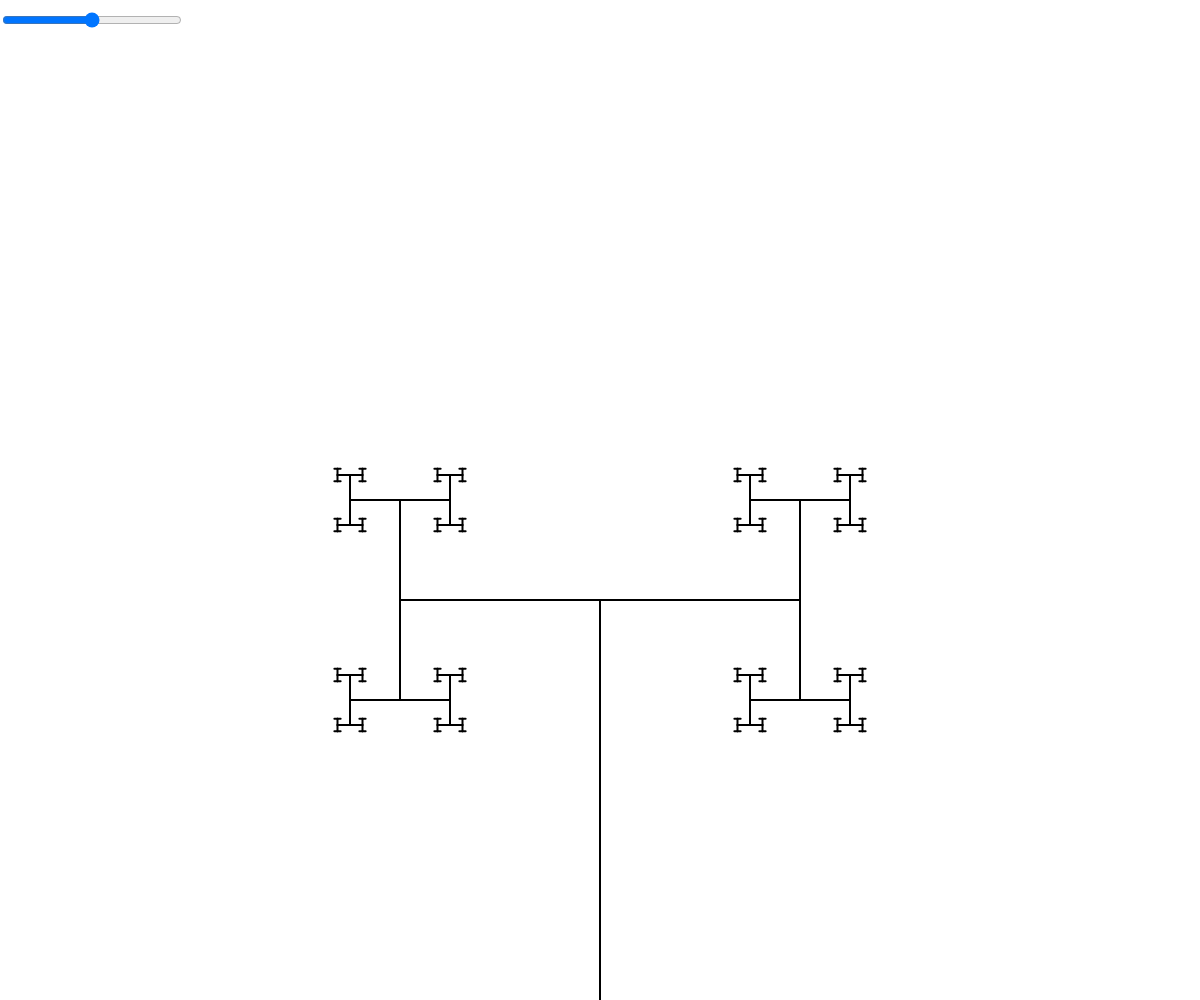
Frame 1 (no input)
Frame 2 (the mouse pressed at the canvas centre, redrawn once): identical to frame 1, image omitted

The p5.js sketch that drew this single still picture (run headless with seeded random() and noise() and a simulated clock; the mouse was pressed at the canvas centre and the sketch redrawn once):

// p5.js sketch
// ── sketch.js
let slider;
let change;

function setup() {
    createCanvas(windowWidth, windowHeight);
    angleMode(DEGREES);

    slider = createSlider(0, 180, 90, 5);
    slider.position(width/2 - slider.length / 2, 10);
    slider.size(180);

    noLoop();
}

function draw() {
    background(255);
    change = slider.value();

    stroke(0);
    strokeWeight(2);

    let base = 400;
    line(width/2, height, width/2, height-base);

    let level    = 0;
    let maxLevel = 7;
    let angle    = 90;
    branch(base, angle, level + 1, maxLevel, width/2, height-base);
}

function branch(base, angle, level, maxLevel, startx, starty) {
    if (level > maxLevel) {
        return;
    }

    let newBase = base / 2;
    angle = angle - change;
    let endx = startx + cos(angle)*newBase;
    let endy = starty - sin(angle)*newBase;
    line(startx, starty, endx, endy)

    branch(newBase, angle, level + 1, maxLevel, endx, endy);

    newBase = base / 2;
    angle = angle + 2*change;
    endx = startx + cos(angle)*newBase;
    endy = starty - sin(angle)*newBase;
    line(startx, starty, endx, endy)

    branch(newBase, angle, level + 1, maxLevel, endx, endy);
  

    console.log(level, angle);
}

function mouseClicked() {
    change = slider.value()
    draw();
}
